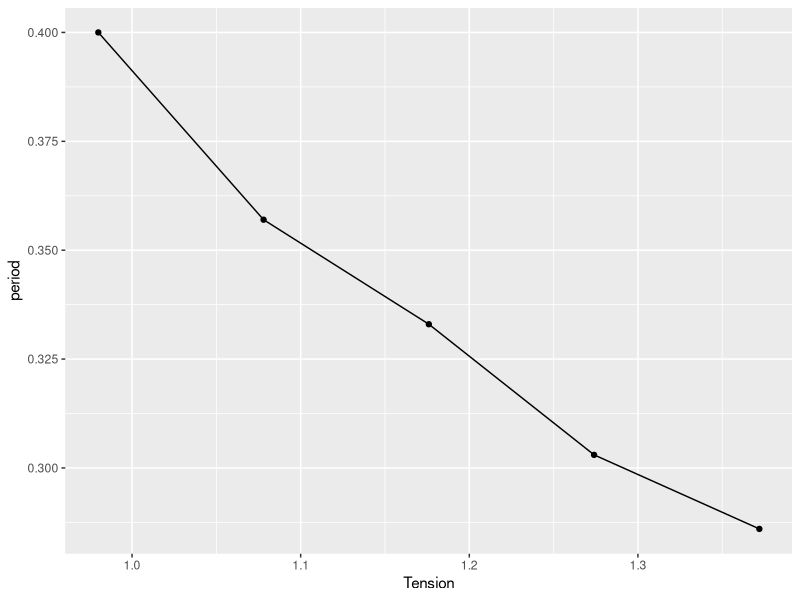
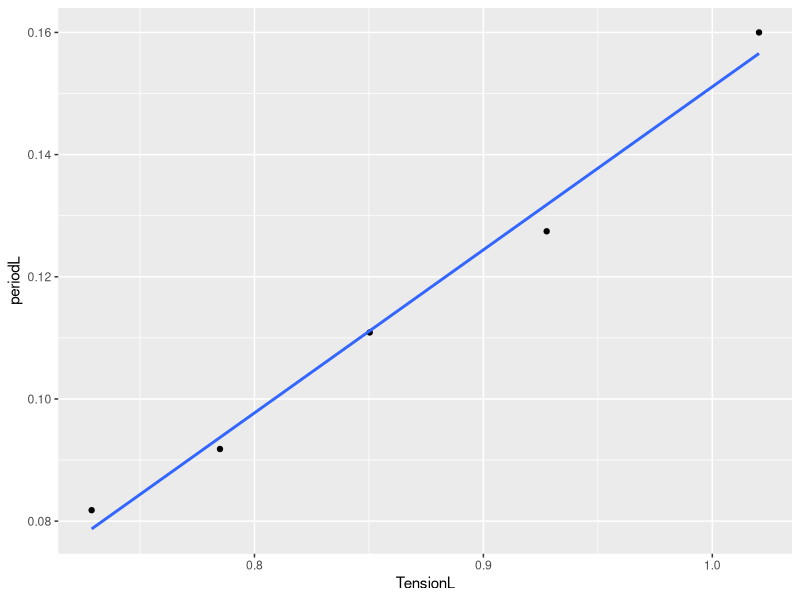
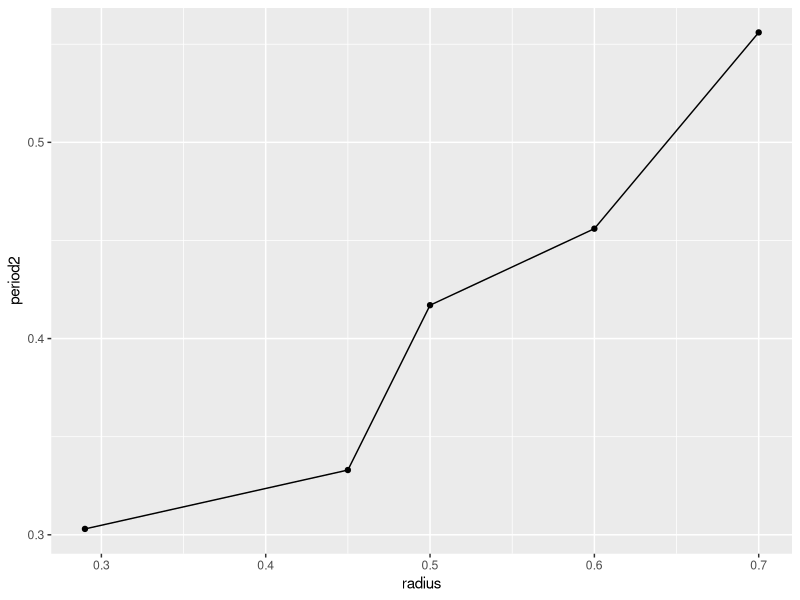
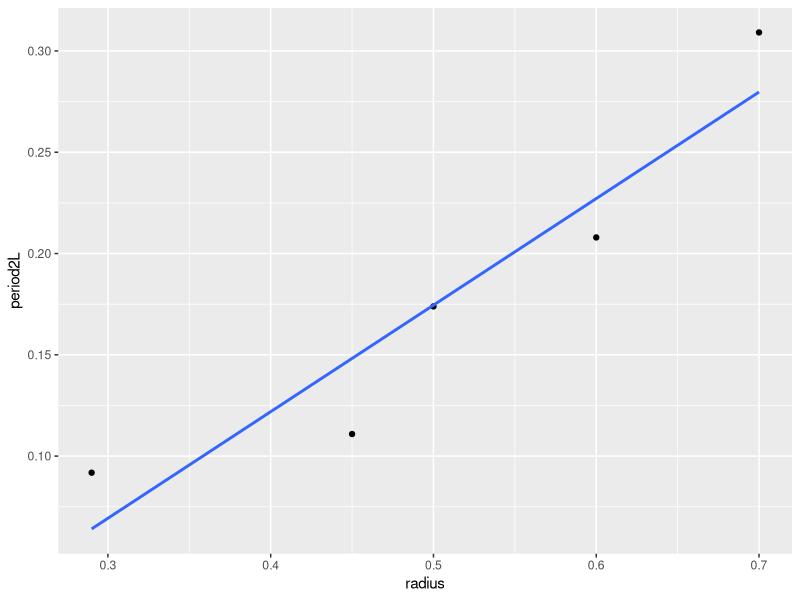

These charts were generated, in order, by the following R code:
library(tidyverse)
library(ggplot2)

Tension = c(0.1, 0.11, 0.12, 0.13, 0.14) * 9.8
period = c(0.4, 0.357, 0.333, 0.303, 0.286)

rawTension = data.frame(Tension, period)

TensionL = 1/Tension
periodL = period^2
linearTension = data.frame(Tension, periodL)

Tension_Data = data.frame(Tension, period, TensionL, periodL)
colnames(Tension_Data) = c("Ft", "T", "1/Ft", "T^2")
view(Tension_Data)

ggplot(data = rawTension, mapping = aes(x= Tension, y = period))+
  geom_point()+
  geom_line()

ggplot(data = linearTension, mapping = aes(x= TensionL, y = periodL))+
  geom_point()+
  geom_smooth(method = lm, se = FALSE)


radius = c(0.29, 0.45, 0.5, 0.6, 0.7)
period2 = c(0.303, 0.333, 0.417, 0.456, 0.556)
rawRadius = data.frame(radius,period2)

period2L = period2^2
linearRadius = data.frame(radius, period2L)

Radius_Data = data.frame(radius, period2, radius, period2L)
colnames(Radius_Data) = c("R", "T", "r", "T^2")
view(Radius_Data)

ggplot(data = rawRadius, mapping = aes(x=radius, y = period2))+
  geom_point()+
  geom_line()

ggplot(data= linearRadius, mapping = aes(x= radius,y= period2L))+
  geom_point()+
  geom_smooth(method = lm, se = FALSE)
